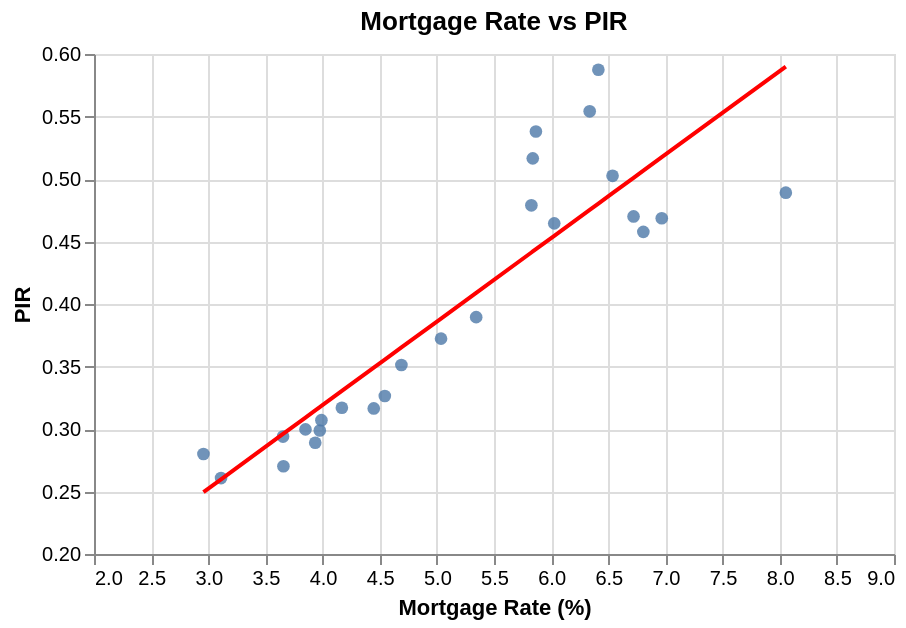

Notebook code for this chart:
### Code cell
# Chart 4: scatter with regression (mortgage rate vs PIR)
X=merged[['mortgage_rate']]
y=merged['PIR']
reg=LinearRegression().fit(X,y)
merged['pir_pred_by_rate']=reg.predict(X)

order=np.argsort(merged['mortgage_rate'].values)
line_df=merged.iloc[order][['mortgage_rate','pir_pred_by_rate']].copy()
merged5=merged[(merged['mortgage_rate']>=2)&(merged['mortgage_rate']<=9)]
line_df=line_df[(line_df['mortgage_rate']>=2)&(line_df['mortgage_rate']<=9)]
x_enc=alt.X('mortgage_rate',title='Mortgage Rate (%)',scale=alt.Scale(domain=[2,9]))
y_enc=alt.Y('PIR',title='PIR',scale=alt.Scale(domain=[0.2,0.6]))
scatter_chart=alt.Chart(merged5).mark_circle(size=40,opacity=0.8).encode(x_enc,y_enc)
line_chart=alt.Chart(line_df).mark_line(color='red').encode(x_enc,alt.Y('pir_pred_by_rate',scale=alt.Scale(domain=[0.2,0.6])))
chart5=alt.layer(scatter_chart,line_chart).properties(title='Mortgage Rate vs PIR',width=400,height=250)
chart5.save('output/pir_vs_rate_regression.png')
chart5

print('Slope:', reg.coef_[0])
print('Intercept:', reg.intercept_)
print('R^2:', reg.score(X,y))
chart5

### Figure 1 — Vega-Lite specification as saved in the notebook (floating-point values rounded to 4 significant figures)
{"config": {"view": {"continuousWidth": 300, "continuousHeight": 300}}, "layer": [{"data": {"name": "data-79c0cd348e8264c5cc018ac0f0019374"}, "mark": {"type": "circle", "opacity": 0.8, "size": 40}, "encoding": {"x": {"field": "mortgage_rate", "scale": {"domain": [2, 9]}, "title": "Mortgage Rate (%)", "type": "quantitative"}, "y": {"field": "PIR", "scale": {"domain": [0.2, 0.6]}, "title": "PIR", "type": "quantitative"}}}, {"data": {"name": "data-84e0c9f56e65dca0e49096dc4841dea7"}, "mark": {"type": "line", "color": "red"}, "encoding": {"x": {"field": "mortgage_rate", "scale": {"domain": [2, 9]}, "title": "Mortgage Rate (%)", "type": "quantitative"}, "y": {"field": "pir_pred_by_rate", "scale": {"domain": [0.2, 0.6]}, "type": "quantitative"}}}], "height": 250, "title": "Mortgage Rate vs PIR", "width": 400, "$schema": "https://vega.github.io/schema/vega-lite/v6.1.0.json", "datasets": {"data-79c0cd348e8264c5cc018ac0f0019374": [{"year": 2000, "home_price_index": 105.0, "mortgage_rate": 8.053, "income_median": 46330.0, "income_pc_real": null, "permits": 3423.0, "home_price_proxy": 320000.0, "loan_amount": 256000.0, "r_month": 0.006711, "mortgage_payment_monthly": 1888.0, "income_monthly": 3861.0, "PIR": 0.489, "PTI": 6.907, "PIR_index": 100.0, "pir_pred_by_rate": 0.5899}, {"year": 2001, "home_price_index": 113.4, "mortgage_rate": 6.968, "income_median": 46990.0, "income_pc_real": null, "permits": 3648.0, "home_price_proxy": 345900.0, "loan_amount": 276700.0, "r_month": 0.005807, "mortgage_payment_monthly": 1835.0, "income_monthly": 3916.0, "PIR": 0.4686, "PTI": 7.361, "PIR_index": 95.82, "pir_pred_by_rate": 0.5174}, {"year": 2002, "home_price_index": 121.6, "mortgage_rate": 6.537, "income_median": 44950.0, "income_pc_real": null, "permits": 3872.0, "home_price_proxy": 370800.0, "loan_amount": 296600.0, "r_month": 0.005448, "mortgage_payment_monthly": 1882.0, "income_monthly": 3746.0, "PIR": 0.5025, "PTI": 8.25, "PIR_index": 102.8, "pir_pred_by_rate": 0.4886}, {"year": 2003, "home_price_index": 131.7, "mortgage_rate": 5.827, "income_median": 47370.0, "income_pc_real": null, "permits": 4150.0, "home_price_proxy": 401600.0, "loan_amount": 321300.0, "r_month": 0.004856, "mortgage_payment_monthly": 1891.0, "income_monthly": 3947.0, "PIR": 0.479, "PTI": 8.478, "PIR_index": 97.94, "pir_pred_by_rate": 0.4412}, {"year": 2004, "home_price_index": 142.9, "mortgage_rate": 5.839, "income_median": 47710.0, "income_pc_real": null, "permits": 3977.0, "home_price_proxy": 435600.0, "loan_amount": 348500.0, "r_month": 0.004866, "mortgage_payment_monthly": 2054.0, "income_monthly": 3976.0, "PIR": 0.5165, "PTI": 9.131, "PIR_index": 105.6, "pir_pred_by_rate": 0.442}, {"year": 2005, "home_price_index": 156.3, "mortgage_rate": 5.867, "income_median": 50270.0, "income_pc_real": null, "permits": 4381.0, "home_price_proxy": 476700.0, "loan_amount": 381300.0, "r_month": 0.004889, "mortgage_payment_monthly": 2254.0, "income_monthly": 4189.0, "PIR": 0.538, "PTI": 9.482, "PIR_index": 110.0, "pir_pred_by_rate": 0.4438}, {"year": 2006, "home_price_index": 166.7, "mortgage_rate": 6.413, "income_median": 52010.0, "income_pc_real": null, "permits": 3897.0, "home_price_proxy": 508100.0, "loan_amount": 406500.0, "r_month": 0.005344, "mortgage_payment_monthly": 2546.0, "income_monthly": 4334.0, "PIR": 0.5874, "PTI": 9.769, "PIR_index": 120.1, "pir_pred_by_rate": 0.4804}, {"year": 2007, "home_price_index": 165.0, "mortgage_rate": 6.337, "income_median": 54140.0, "income_pc_real": null, "permits": 2858.0, "home_price_proxy": 502900.0, "loan_amount": 402300.0, "r_month": 0.005281, "mortgage_payment_monthly": 2500.0, "income_monthly": 4512.0, "PIR": 0.5541, "PTI": 9.289, "PIR_index": 113.3, "pir_pred_by_rate": 0.4753}, {"year": 2008, "home_price_index": 148.4, "mortgage_rate": 6.027, "income_median": 56230.0, "income_pc_real": 49530.0, "permits": 1391.0, "home_price_proxy": 452500.0, "loan_amount": 362000.0, "r_month": 0.005023, "mortgage_payment_monthly": 2177.0, "income_monthly": 4686.0, "PIR": 0.4645, "PTI": 8.047, "PIR_index": 94.98, "pir_pred_by_rate": 0.4546}, {"year": 2009, "home_price_index": 127.4, "mortgage_rate": 5.037, "income_median": 53970.0, "income_pc_real": 46050.0, "permits": 555.6, "home_price_proxy": 388300.0, "loan_amount": 310600.0, "r_month": 0.004197, "mortgage_payment_monthly": 1675.0, "income_monthly": 4498.0, "PIR": 0.3723, "PTI": 7.194, "PIR_index": 76.13, "pir_pred_by_rate": 0.3884}, {"year": 2010, "home_price_index": 122.7, "mortgage_rate": 4.69, "income_median": 52970.0, "income_pc_real": 46350.0, "permits": 603.7, "home_price_proxy": 374000.0, "loan_amount": 299200.0, "r_month": 0.003908, "mortgage_payment_monthly": 1550.0, "income_monthly": 4414.0, "PIR": 0.3512, "PTI": 7.061, "PIR_index": 71.81, "pir_pred_by_rate": 0.3652}, {"year": 2011, "home_price_index": 114.4, "mortgage_rate": 4.448, "income_median": 53270.0, "income_pc_real": 46810.0, "permits": 688.4, "home_price_proxy": 348700.0, "loan_amount": 278900.0, "r_month": 0.003707, "mortgage_payment_monthly": 1405.0, "income_monthly": 4439.0, "PIR": 0.3164, "PTI": 6.546, "PIR_index": 64.71, "pir_pred_by_rate": 0.3491}, {"year": 2012, "home_price_index": 111.2, "mortgage_rate": 3.657, "income_median": 55130.0, "income_pc_real": 49230.0, "permits": 761.5, "home_price_proxy": 338900.0, "loan_amount": 271100.0, "r_month": 0.003048, "mortgage_payment_monthly": 1241.0, "income_monthly": 4594.0, "PIR": 0.2702, "PTI": 6.147, "PIR_index": 55.26, "pir_pred_by_rate": 0.2963}, {"year": 2013, "home_price_index": 120.6, "mortgage_rate": 3.976, "income_median": 56210.0, "income_pc_real": 49540.0, "permits": 1079.0, "home_price_proxy": 367600.0, "loan_amount": 294100.0, "r_month": 0.003313, "mortgage_payment_monthly": 1400.0, "income_monthly": 4684.0, "PIR": 0.2988, "PTI": 6.539, "PIR_index": 61.1, "pir_pred_by_rate": 0.3175}, {"year": 2014, "home_price_index": 127.7, "mortgage_rate": 4.169, "income_median": 57460.0, "income_pc_real": 51780.0, "permits": 1291.0, "home_price_proxy": 389500.0, "loan_amount": 311600.0, "r_month": 0.003474, "mortgage_payment_monthly": 1518.0, "income_monthly": 4788.0, "PIR": 0.317, "PTI": 6.778, "PIR_index": 64.83, "pir_pred_by_rate": 0.3304}, {"year": 2015, "home_price_index": 130.1, "mortgage_rate": 3.851, "income_median": 59590.0, "income_pc_real": 54630.0, "permits": 1368.0, "home_price_proxy": 396800.0, "loan_amount": 317400.0, "r_month": 0.003209, "mortgage_payment_monthly": 1488.0, "income_monthly": 4966.0, "PIR": 0.2997, "PTI": 6.659, "PIR_index": 61.28, "pir_pred_by_rate": 0.3092}, {"year": 2016, "home_price_index": 133.8, "mortgage_rate": 3.654, "income_median": 60980.0, "income_pc_real": 54140.0, "permits": 1553.0, "home_price_proxy": 408000.0, "loan_amount": 326400.0, "r_month": 0.003045, "mortgage_payment_monthly": 1494.0, "income_monthly": 5081.0, "PIR": 0.294, "PTI": 6.69, "PIR_index": 60.11, "pir_pred_by_rate": 0.296}, {"year": 2017, "home_price_index": 138.7, "mortgage_rate": 3.99, "income_median": 63040.0, "income_pc_real": 54370.0, "permits": 1700.0, "home_price_proxy": 422900.0, "loan_amount": 338300.0, "r_month": 0.003325, "mortgage_payment_monthly": 1613.0, "income_monthly": 5254.0, "PIR": 0.307, "PTI": 6.708, "PIR_index": 62.78, "pir_pred_by_rate": 0.3185}, {"year": 2018, "home_price_index": 142.5, "mortgage_rate": 4.545, "income_median": 65060.0, "income_pc_real": 57080.0, "permits": 1485.0, "home_price_proxy": 434300.0, "loan_amount": 347500.0, "r_month": 0.003787, "mortgage_payment_monthly": 1770.0, "income_monthly": 5422.0, "PIR": 0.3264, "PTI": 6.676, "PIR_index": 66.75, "pir_pred_by_rate": 0.3555}, {"year": 2019, "home_price_index": 144.3, "mortgage_rate": 3.936, "income_median": 69210.0, "income_pc_real": 58750.0, "permits": 1478.0, "home_price_proxy": 439900.0, "loan_amount": 351900.0, "r_month": 0.00328, "mortgage_payment_monthly": 1667.0, "income_monthly": 5768.0, "PIR": 0.289, "PTI": 6.356, "PIR_index": 59.1, "pir_pred_by_rate": 0.3148}, {"year": 2020, "home_price_index": 148.4, "mortgage_rate": 3.112, "income_median": 71240.0, "income_pc_real": 60480.0, "permits": 1256.0, "home_price_proxy": 452500.0, "loan_amount": 362000.0, "r_month": 0.002593, "mortgage_payment_monthly": 1548.0, "income_monthly": 5937.0, "PIR": 0.2607, "PTI": 6.351, "PIR_index": 53.32, "pir_pred_by_rate": 0.2598}, {"year": 2021, "home_price_index": 164.8, "mortgage_rate": 2.958, "income_median": 72220.0, "income_pc_real": 62170.0, "permits": 1530.0, "home_price_proxy": 502400.0, "loan_amount": 401900.0, "r_month": 0.002465, "mortgage_payment_monthly": 1685.0, "income_monthly": 6018.0, "PIR": 0.28, "PTI": 6.957, "PIR_index": 57.26, "pir_pred_by_rate": 0.2495}, {"year": 2022, "home_price_index": 183.0, "mortgage_rate": 5.344, "income_median": 76740.0, "income_pc_real": 59880.0, "permits": 1434.0, "home_price_proxy": 558000.0, "loan_amount": 446400.0, "r_month": 0.004453, "mortgage_payment_monthly": 2491.0, "income_monthly": 6395.0, "PIR": 0.3895, "PTI": 7.271, "PIR_index": 79.65, "pir_pred_by_rate": 0.4089}, {"year": 2023, "home_price_index": 192.6, "mortgage_rate": 6.807, "income_median": 80350.0, "income_pc_real": 62790.0, "permits": 1182.0, "home_price_proxy": 587200.0, "loan_amount": 469800.0, "r_month": 0.005672, "mortgage_payment_monthly": 3065.0, "income_monthly": 6696.0, "PIR": 0.4577, "PTI": 7.309, "PIR_index": 93.6, "pir_pred_by_rate": 0.5066}, {"year": 2024, "home_price_index": 206.9, "mortgage_rate": 6.721, "income_median": 83330.0, "income_pc_real": null, "permits": 1443.0, "home_price_proxy": 630900.0, "loan_amount": 504700.0, "r_month": 0.005601, "mortgage_payment_monthly": 3264.0, "income_monthly": 6944.0, "PIR": 0.4701, "PTI": 7.572, "PIR_index": 96.12, "pir_pred_by_rate": 0.5009}], "data-84e0c9f56e65dca0e49096dc4841dea7": [{"mortgage_rate": 2.958, "pir_pred_by_rate": 0.2495}, {"mortgage_rate": 3.112, "pir_pred_by_rate": 0.2598}, {"mortgage_rate": 3.654, "pir_pred_by_rate": 0.296}, {"mortgage_rate": 3.657, "pir_pred_by_rate": 0.2963}, {"mortgage_rate": 3.851, "pir_pred_by_rate": 0.3092}, {"mortgage_rate": 3.936, "pir_pred_by_rate": 0.3148}, {"mortgage_rate": 3.976, "pir_pred_by_rate": 0.3175}, {"mortgage_rate": 3.99, "pir_pred_by_rate": 0.3185}, {"mortgage_rate": 4.169, "pir_pred_by_rate": 0.3304}, {"mortgage_rate": 4.448, "pir_pred_by_rate": 0.3491}, {"mortgage_rate": 4.545, "pir_pred_by_rate": 0.3555}, {"mortgage_rate": 4.69, "pir_pred_by_rate": 0.3652}, {"mortgage_rate": 5.037, "pir_pred_by_rate": 0.3884}, {"mortgage_rate": 5.344, "pir_pred_by_rate": 0.4089}, {"mortgage_rate": 5.827, "pir_pred_by_rate": 0.4412}, {"mortgage_rate": 5.839, "pir_pred_by_rate": 0.442}, {"mortgage_rate": 5.867, "pir_pred_by_rate": 0.4438}, {"mortgage_rate": 6.027, "pir_pred_by_rate": 0.4546}, {"mortgage_rate": 6.337, "pir_pred_by_rate": 0.4753}, {"mortgage_rate": 6.413, "pir_pred_by_rate": 0.4804}, {"mortgage_rate": 6.537, "pir_pred_by_rate": 0.4886}, {"mortgage_rate": 6.721, "pir_pred_by_rate": 0.5009}, {"mortgage_rate": 6.807, "pir_pred_by_rate": 0.5066}, {"mortgage_rate": 6.968, "pir_pred_by_rate": 0.5174}, {"mortgage_rate": 8.053, "pir_pred_by_rate": 0.5899}]}}
